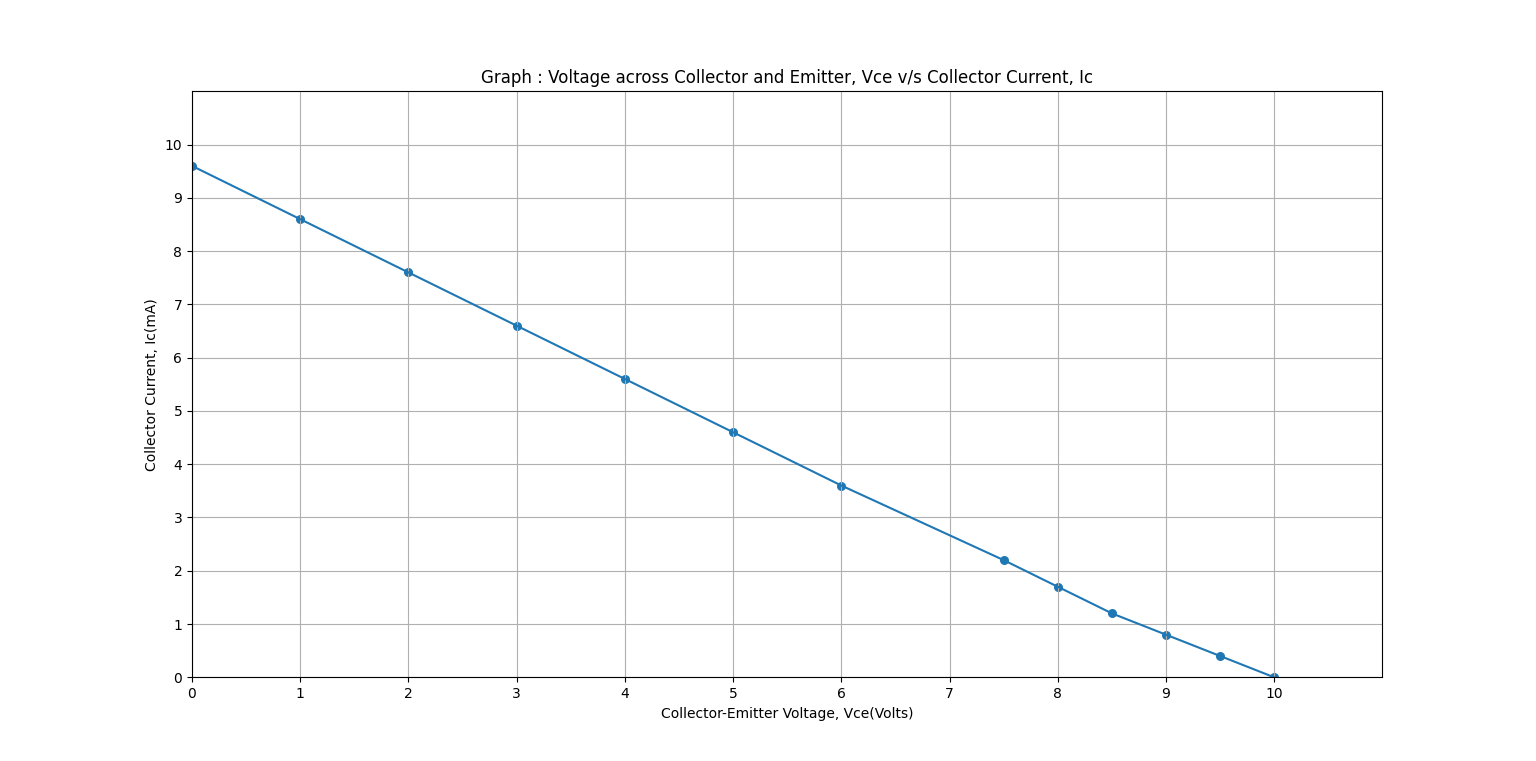

Recreate this plot in Python.
import numpy as np
import matplotlib.pyplot as plt
from matplotlib.ticker import AutoMinorLocator


fig, ax= plt.subplots()

x = np.array([10, 9.5, 9, 8.5, 8, 7.5, 6, 5, 4, 3, 2, 1, 0])
y = np.array([0, 0.4, 0.8, 1.2, 1.7, 2.2, 3.6, 4.6, 5.6, 6.6, 7.6, 8.6, 9.6])
x_minor_locator = AutoMinorLocator(0.5)

ax.xaxis.set_minor_locator(x_minor_locator)
ax.scatter(x, y, s=30, marker="o")
ax.set(xlim=(0, 11), ylim = (0, 11), xticks = np.arange(0, 11), yticks = np.arange(0, 11))

plt.grid(which="minor")
plt.title("Graph : Voltage across Collector and Emitter, Vce v/s Collector Current, Ic")
plt.xlabel("Collector-Emitter Voltage, Vce(Volts)")
plt.ylabel("Collector Current, Ic(mA)")
plt.plot(x,y)
ax.grid(True)

plt.show()
